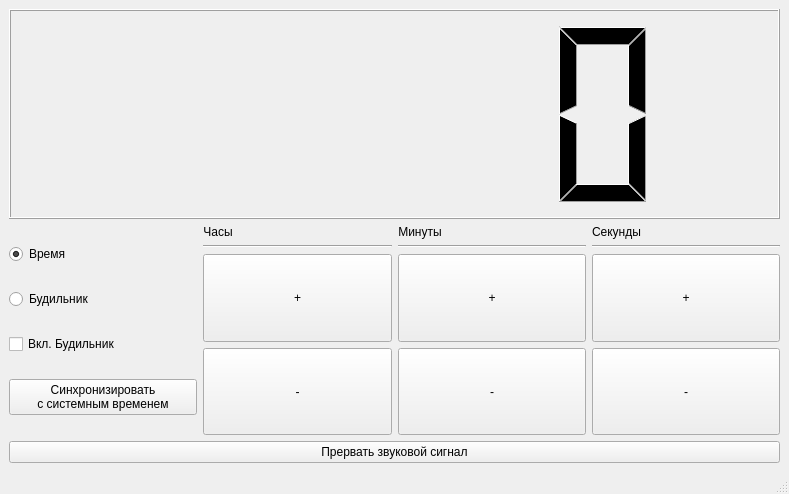
<?xml version="1.0" encoding="UTF-8"?>
<ui version="4.0">
 <class>MainWindow</class>
 <widget class="QMainWindow" name="MainWindow">
  <property name="geometry">
   <rect>
    <x>0</x>
    <y>0</y>
    <width>789</width>
    <height>494</height>
   </rect>
  </property>
  <property name="sizePolicy">
   <sizepolicy hsizetype="Expanding" vsizetype="Expanding">
    <horstretch>0</horstretch>
    <verstretch>0</verstretch>
   </sizepolicy>
  </property>
  <property name="windowTitle">
   <string>Часы-будильник</string>
  </property>
  <widget class="QWidget" name="centralwidget">
   <layout class="QGridLayout" name="gridLayout">
    <item row="0" column="0">
     <layout class="QVBoxLayout" name="verticalLayout_5">
      <item>
       <widget class="QLCDNumber" name="lcdNumber"/>
      </item>
      <item>
       <layout class="QHBoxLayout" name="horizontalLayout">
        <item>
         <layout class="QVBoxLayout" name="verticalLayout">
          <item>
           <widget class="QRadioButton" name="radioTime">
            <property name="text">
             <string>Время</string>
            </property>
            <property name="checked">
             <bool>true</bool>
            </property>
           </widget>
          </item>
          <item>
           <widget class="QRadioButton" name="radioAlarm">
            <property name="text">
             <string>Будильник</string>
            </property>
           </widget>
          </item>
          <item>
           <widget class="QCheckBox" name="alarmBox">
            <property name="text">
             <string>Вкл. Будильник</string>
            </property>
           </widget>
          </item>
          <item>
           <widget class="QPushButton" name="pushSync">
            <property name="sizePolicy">
             <sizepolicy hsizetype="Preferred" vsizetype="Fixed">
              <horstretch>100</horstretch>
              <verstretch>30</verstretch>
             </sizepolicy>
            </property>
            <property name="minimumSize">
             <size>
              <width>100</width>
              <height>30</height>
             </size>
            </property>
            <property name="text">
             <string>Синхронизировать
с системным временем</string>
            </property>
           </widget>
          </item>
         </layout>
        </item>
        <item>
         <layout class="QVBoxLayout" name="verticalLayout_2">
          <item>
           <widget class="QLabel" name="label">
            <property name="sizePolicy">
             <sizepolicy hsizetype="Fixed" vsizetype="Fixed">
              <horstretch>50</horstretch>
              <verstretch>10</verstretch>
             </sizepolicy>
            </property>
            <property name="baseSize">
             <size>
              <width>100</width>
              <height>30</height>
             </size>
            </property>
            <property name="styleSheet">
             <string notr="true">text-align: center;</string>
            </property>
            <property name="text">
             <string>Часы</string>
            </property>
            <property name="alignment">
             <set>Qt::AlignCenter</set>
            </property>
            <property name="margin">
             <number>2</number>
            </property>
           </widget>
          </item>
          <item>
           <widget class="Line" name="line">
            <property name="orientation">
             <enum>Qt::Horizontal</enum>
            </property>
           </widget>
          </item>
          <item>
           <widget class="QPushButton" name="pushHourPlus">
            <property name="sizePolicy">
             <sizepolicy hsizetype="Preferred" vsizetype="Preferred">
              <horstretch>0</horstretch>
              <verstretch>0</verstretch>
             </sizepolicy>
            </property>
            <property name="text">
             <string>+</string>
            </property>
           </widget>
          </item>
          <item>
           <widget class="QPushButton" name="pushHourMinus">
            <property name="sizePolicy">
             <sizepolicy hsizetype="Preferred" vsizetype="Preferred">
              <horstretch>0</horstretch>
              <verstretch>0</verstretch>
             </sizepolicy>
            </property>
            <property name="text">
             <string>-</string>
            </property>
           </widget>
          </item>
         </layout>
        </item>
        <item>
         <layout class="QVBoxLayout" name="verticalLayout_3">
          <item>
           <widget class="QLabel" name="label_2">
            <property name="sizePolicy">
             <sizepolicy hsizetype="Fixed" vsizetype="Fixed">
              <horstretch>50</horstretch>
              <verstretch>10</verstretch>
             </sizepolicy>
            </property>
            <property name="baseSize">
             <size>
              <width>100</width>
              <height>30</height>
             </size>
            </property>
            <property name="styleSheet">
             <string notr="true">text-align: center;</string>
            </property>
            <property name="text">
             <string>Минуты</string>
            </property>
            <property name="alignment">
             <set>Qt::AlignCenter</set>
            </property>
            <property name="margin">
             <number>2</number>
            </property>
           </widget>
          </item>
          <item>
           <widget class="Line" name="line_2">
            <property name="orientation">
             <enum>Qt::Horizontal</enum>
            </property>
           </widget>
          </item>
          <item>
           <widget class="QPushButton" name="pushMinPlus">
            <property name="sizePolicy">
             <sizepolicy hsizetype="Preferred" vsizetype="Preferred">
              <horstretch>0</horstretch>
              <verstretch>0</verstretch>
             </sizepolicy>
            </property>
            <property name="text">
             <string>+</string>
            </property>
           </widget>
          </item>
          <item>
           <widget class="QPushButton" name="pushMinMinus">
            <property name="sizePolicy">
             <sizepolicy hsizetype="Preferred" vsizetype="Preferred">
              <horstretch>0</horstretch>
              <verstretch>0</verstretch>
             </sizepolicy>
            </property>
            <property name="text">
             <string>-</string>
            </property>
           </widget>
          </item>
         </layout>
        </item>
        <item>
         <layout class="QVBoxLayout" name="verticalLayout_4">
          <item>
           <widget class="QLabel" name="label_3">
            <property name="sizePolicy">
             <sizepolicy hsizetype="Fixed" vsizetype="Fixed">
              <horstretch>50</horstretch>
              <verstretch>10</verstretch>
             </sizepolicy>
            </property>
            <property name="baseSize">
             <size>
              <width>100</width>
              <height>30</height>
             </size>
            </property>
            <property name="styleSheet">
             <string notr="true">text-align: center;</string>
            </property>
            <property name="text">
             <string>Секунды</string>
            </property>
            <property name="alignment">
             <set>Qt::AlignCenter</set>
            </property>
            <property name="margin">
             <number>2</number>
            </property>
           </widget>
          </item>
          <item>
           <widget class="Line" name="line_3">
            <property name="orientation">
             <enum>Qt::Horizontal</enum>
            </property>
           </widget>
          </item>
          <item>
           <widget class="QPushButton" name="pushSecPlus">
            <property name="sizePolicy">
             <sizepolicy hsizetype="Preferred" vsizetype="Preferred">
              <horstretch>0</horstretch>
              <verstretch>0</verstretch>
             </sizepolicy>
            </property>
            <property name="text">
             <string>+</string>
            </property>
           </widget>
          </item>
          <item>
           <widget class="QPushButton" name="pushSecMinus">
            <property name="sizePolicy">
             <sizepolicy hsizetype="Preferred" vsizetype="Preferred">
              <horstretch>0</horstretch>
              <verstretch>0</verstretch>
             </sizepolicy>
            </property>
            <property name="text">
             <string>-</string>
            </property>
           </widget>
          </item>
         </layout>
        </item>
       </layout>
      </item>
      <item>
       <widget class="QPushButton" name="pushKillAlarm">
        <property name="text">
         <string>Прервать звуковой сигнал</string>
        </property>
       </widget>
      </item>
     </layout>
    </item>
   </layout>
  </widget>
  <widget class="QStatusBar" name="statusbar">
   <property name="focusPolicy">
    <enum>Qt::StrongFocus</enum>
   </property>
  </widget>
 </widget>
 <resources/>
 <connections/>
</ui>
